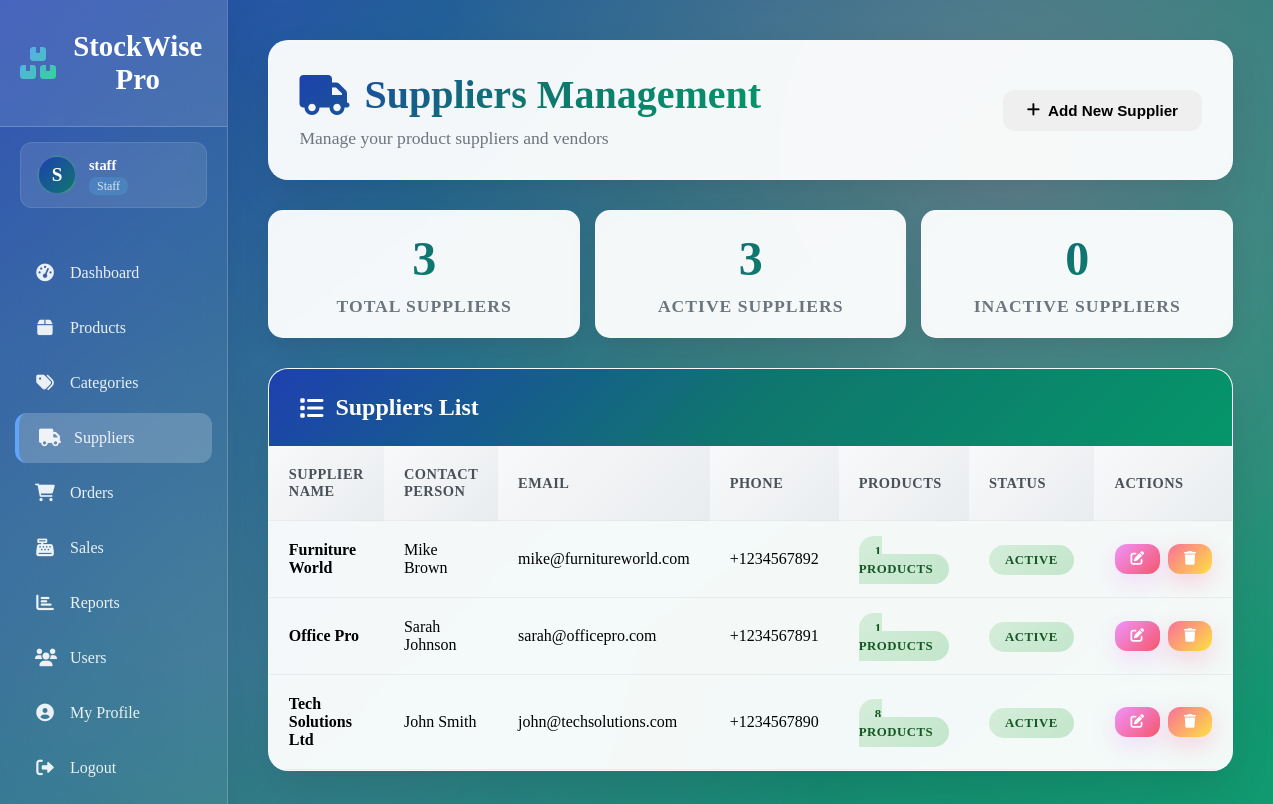
The page /admin/suppliers.php (signed in) on the database its author committed.
### tables this page shows
CREATE TABLE users (
    id INT AUTO_INCREMENT PRIMARY KEY,
    username VARCHAR(50) UNIQUE NOT NULL,
    email VARCHAR(100) UNIQUE NOT NULL,
    password VARCHAR(255) NOT NULL,
    role ENUM('admin', 'staff') DEFAULT 'staff',
    profile_photo VARCHAR(255) DEFAULT NULL,
    created_at TIMESTAMP DEFAULT CURRENT_TIMESTAMP,
    last_login TIMESTAMP NULL,
    status ENUM('active', 'inactive') DEFAULT 'active'
);

CREATE TABLE suppliers (
    id INT AUTO_INCREMENT PRIMARY KEY,
    name VARCHAR(100) NOT NULL,
    contact_person VARCHAR(100),
    phone VARCHAR(20),
    email VARCHAR(100),
    address TEXT,
    created_at TIMESTAMP DEFAULT CURRENT_TIMESTAMP,
    status ENUM('active', 'inactive') DEFAULT 'active'
);

### admin/suppliers.php (the view, shortened to what this page needs)
<?php
require_once '../config/db.php';
$user_info = null;
if (isset($_SESSION['user_id'])) {
    $stmt = $conn->prepare("SELECT username, role, profile_photo FROM users WHERE id = ?");
    $stmt->bind_param("i", $_SESSION['user_id']);
    $stmt->execute();
    $result = $stmt->get_result();
    $user_info = $result->fetch_assoc();
}
$suppliers = [];
try {
    $query = "SELECT s.*, COUNT(p.id) as product_count
              FROM suppliers s
              LEFT JOIN products p ON s.id = p.supplier_id
              GROUP BY s.id
              ORDER BY s.name ASC";
    $result = $conn->query($query);
    if ($result) {
        $suppliers = $result->fetch_all(MYSQLI_ASSOC);
    }
} catch (Exception $e) {
    $suppliers = [];
}
$stats = ['total' => 0, 'active' => 0, 'inactive' => 0];
try {
    $result = $conn->query("SELECT COUNT(*) as total FROM suppliers");
    if ($result) $stats['total'] = $result->fetch_assoc()['total'];
    $result = $conn->query("SELECT COUNT(*) as active FROM suppliers WHERE status = 'active'");
    if ($result) $stats['active'] = $result->fetch_assoc()['active'];
    $result = $conn->query("SELECT COUNT(*) as inactive FROM suppliers WHERE status = 'inactive'");
    if ($result) $stats['inactive'] = $result->fetch_assoc()['inactive'];
} catch (Exception $e) {
}
?>
<!DOCTYPE html>
<html lang="en">
<head>
    <link rel="stylesheet" href="https://cdnjs.cloudflare.com/ajax/libs/font-awesome/6.0.0/css/all.min.css">
</head>
<body>
    <div class="container">
        <div class="sidebar">
            <div class="logo">
                <i class="fas fa-boxes"></i>
                StockWise Pro
            </div>
            <?php if ($user_info): ?>
            <div style="display: flex; align-items: center; gap: 12px; padding: 12px 16px; background: rgba(255, 255, 255, 0.1); border-radius: 12px; margin: 15px 20px; border: 1px solid rgba(255, 255, 255, 0.1);">
                <?php
                $show_photo = false;
                $photo_src = '';
                if ($show_photo): ?>
                    <img src="<?php echo htmlspecialchars($photo_src); ?>"
                         alt="Profile" style="width: 40px; height: 40px; border-radius: 50%; object-fit: cover; border: 2px solid rgba(255, 255, 255, 0.2);">
                <?php else: ?>
                    <div style="width: 40px; height: 40px; border-radius: 50%; background: linear-gradient(135deg, #1e40af 0%, #0f766e 100%); display: flex; align-items: center; justify-content: center; color: white; border: 2px solid rgba(255, 255, 255, 0.2); font-weight: 600; font-size: 1.2rem;">
                        <?php echo strtoupper(substr($user_info['username'], 0, 1)); ?>
                    </div>
                <?php endif; ?>
                <div style="text-align: left;">
                    <span style="display: block; font-weight: 600; font-size: 0.9rem; color: white; margin-bottom: 2px;"><?php echo htmlspecialchars($user_info['username']); ?></span>
                    <span style="color: rgba(255,255,255,0.8); text-transform: capitalize; font-size: 0.75rem; background: rgba(79, 195, 247, 0.2); padding: 2px 8px; border-radius: 8px;"><?php echo ucfirst($user_info['role']); ?></span>
                </div>
            </div>
            <?php endif; ?>
            <ul class="nav-menu">
                <li class="nav-item"><a href="dashboard.php"><i class="fas fa-tachometer-alt"></i> Dashboard</a></li>
                <li class="nav-item"><a href="products.php"><i class="fas fa-box"></i> Products</a></li>
                <li class="nav-item"><a href="categories.php"><i class="fas fa-tags"></i> Categories</a></li>
                <li class="nav-item active"><a href="suppliers.php"><i class="fas fa-truck"></i> Suppliers</a></li>
                <li class="nav-item"><a href="orders.php"><i class="fas fa-shopping-cart"></i> Orders</a></li>
                <li class="nav-item"><a href="sales.php"><i class="fas fa-cash-register"></i> Sales</a></li>
                <li class="nav-item"><a href="reports.php"><i class="fas fa-chart-bar"></i> Reports</a></li>
                <li class="nav-item"><a href="users.php"><i class="fas fa-users"></i> Users</a></li>
                <li class="nav-item"><a href="profile.php"><i class="fas fa-user-circle"></i> My Profile</a></li>
                <li class="nav-item"><a href="../auth/logout.php"><i class="fas fa-sign-out-alt"></i> Logout</a></li>
            </ul>
        </div>
        <div class="main-content">
            <div class="page-header">
                <div>
                    <h1><i class="fas fa-truck"></i> Suppliers Management</h1>
                    <p style="color: #6c757d; margin: 10px 0 0 0; font-size: 1.1rem;">Manage your product suppliers and vendors</p>
                </div>
                <div class="actions">
                    <button onclick="showAddSupplierModal()" class="btn btn-add-supplier">
                        <i class="fas fa-plus"></i> Add New Supplier
                    </button>
                </div>
            </div>
            <div class="stats-grid">
                <div class="stat-card">
                    <div class="stat-number"><?php echo number_format($stats['total']); ?></div>
                    <div class="stat-label">Total Suppliers</div>
                </div>
                <div class="stat-card">
                    <div class="stat-number"><?php echo number_format($stats['active']); ?></div>
                    <div class="stat-label">Active Suppliers</div>
                </div>
                <div class="stat-card">
                    <div class="stat-number"><?php echo number_format($stats['inactive']); ?></div>
                    <div class="stat-label">Inactive Suppliers</div>
                </div>
            </div>
            <div class="suppliers-table-container">
                <div class="table-header">
                    <h3><i class="fas fa-list"></i> Suppliers List</h3>
                </div>
                <?php if (empty($suppliers)): ?>
                    <div class="empty-state">
                        <i class="fas fa-truck"></i>
                        <h3>No Suppliers Found</h3>
                        <p>No suppliers added yet. Add your first supplier to get started.</p>
                        <button onclick="showAddSupplierModal()" class="btn btn-primary">
                            <i class="fas fa-plus"></i> Add First Supplier
                        </button>
                    </div>
                <?php else: ?>
                    <table class="suppliers-table">
                        <thead>
                            <tr>
                                <th>Supplier Name</th>
                                <th>Contact Person</th>
                                <th>Email</th>
                                <th>Phone</th>
                                <th>Products</th>
                                <th>Status</th>
                                <th>Actions</th>
                            </tr>
                        </thead>
                        <tbody>
                            <?php foreach ($suppliers as $supplier): ?>
                                <tr>
                                    <td><strong><?php echo htmlspecialchars($supplier['name']); ?></strong></td>
                                    <td><?php echo htmlspecialchars($supplier['contact_person'] ?? 'N/A'); ?></td>
                                    <td><?php echo htmlspecialchars($supplier['email'] ?? 'N/A'); ?></td>
                                    <td><?php echo htmlspecialchars($supplier['phone'] ?? 'N/A'); ?></td>
                                    <td>
                                        <span class="status-badge status-active"><?php echo $supplier['product_count']; ?> products</span>
                                    </td>
                                    <td>
                                        <span class="status-badge status-<?php echo $supplier['status']; ?>">
                                            <?php echo ucfirst($supplier['status']); ?>
                                        </span>
                                    </td>
                                    <td>
                                        <div class="action-buttons">
                                            <button onclick="editSupplier(<?php echo $supplier['id']; ?>, '<?php echo addslashes($supplier['name']); ?>', '<?php echo addslashes($supplier['contact_person']); ?>', '<?php echo addslashes($supplier['email']); ?>', '<?php echo addslashes($supplier['phone']); ?>', '<?php echo addslashes($supplier['address']); ?>', '<?php echo $supplier['status']; ?>')" class="btn btn-warning btn-sm" title="Edit Supplier">
                                                <i class="fas fa-edit"></i>
                                            </button>
                                            <button onclick="deleteSupplier(<?php echo $supplier['id']; ?>, '<?php echo addslashes($supplier['name']); ?>', <?php echo $supplier['product_count']; ?>)" class="btn btn-danger btn-sm" title="Delete Supplier">
                                                <i class="fas fa-trash"></i>
                                            </button>
                                        </div>
                                    </td>
                                </tr>
                            <?php endforeach; ?>
                        </tbody>
                    </table>
                <?php endif; ?>
            </div>
        </div>
    </div>
</body>
</html>

### rows shown on the page
users: username "S", username "staff", role "Staff"
suppliers: name "Furniture World", contact_person "Mike Brown", email "mike@furnitureworld.com", phone "+1234567892", product_count "1", status "ACTIVE"
suppliers: name "Office Pro", contact_person "Sarah Johnson", email "sarah@officepro.com", phone "+1234567891", product_count "1", status "ACTIVE"
suppliers: name "Tech Solutions Ltd", contact_person "John Smith", email "john@techsolutions.com", phone "+1234567890", product_count "8", status "ACTIVE"

### other values the page prints
$stats['total'] "3"
$stats['active'] "3"
$stats['inactive'] "0"
